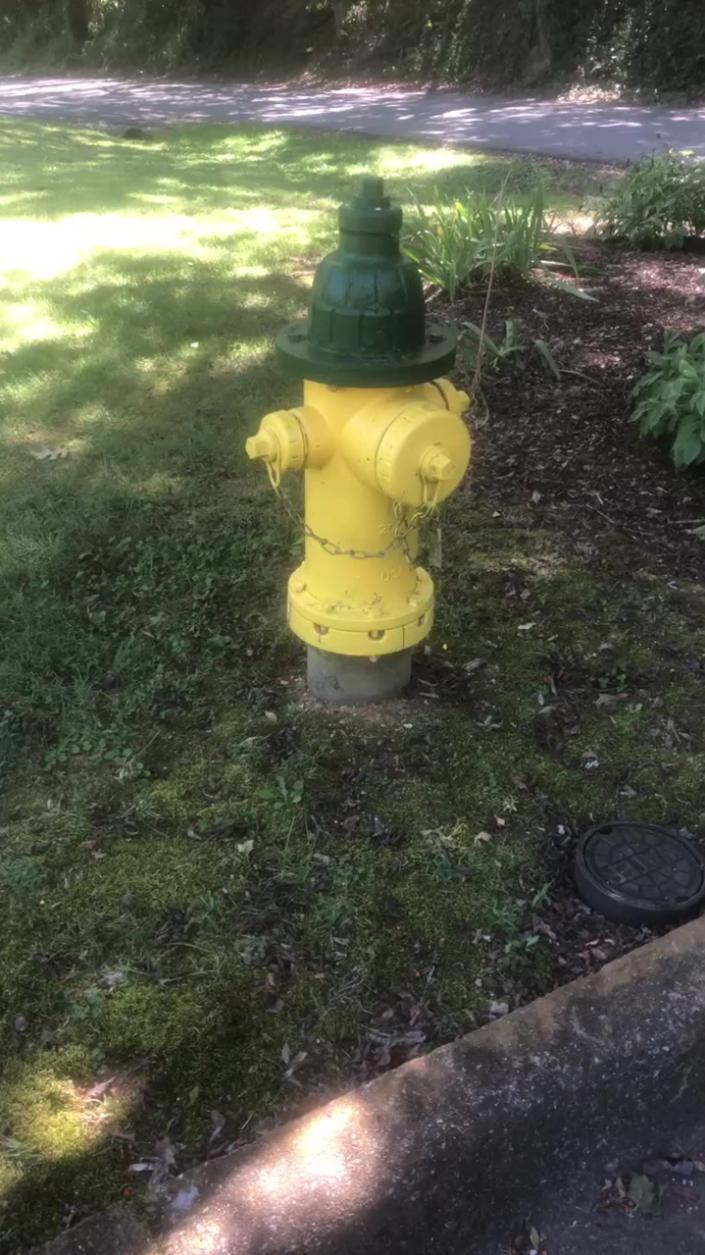
#> input picture geometry-priors/radhika-priors/frame000001.jpg, 705 x 1255 px, found by its file name
$ jupyter execute --allow-errors InitialPriorsExplorationCO3D.ipynb   (shell and % lines are left out)   (older library calls are emulated)
#> lines starting #> are read from the running program, lines starting #| are printed output that depends on the picture
[cell 1]
import torch
import kornia
import numpy as np
import matplotlib.pyplot as plt
import skimage
import cv2

[cell 2]
IMG_PATH = "/content/frame000001.jpg"

[cell 3]
img_bgr = cv2.imread(IMG_PATH)
#> img_bgr is the input picture: shape (1255, 705, 3); mean B, G, R 72.1, 89.7, 87.5
img_rgb = cv2.cvtColor(img_bgr, cv2.COLOR_BGR2RGB)
# img_gray = cv2.cvtColor(img_bgr, cv2.COLOR_BGR2GRAY)
#> (the rest of this cell did not finish here and is left out)

Sobel Edge Map (Kornia)

#> (a cell that did not finish here is left out)

[cell 5]
img = cv2.imread(IMG_PATH, cv2.IMREAD_GRAYSCALE)
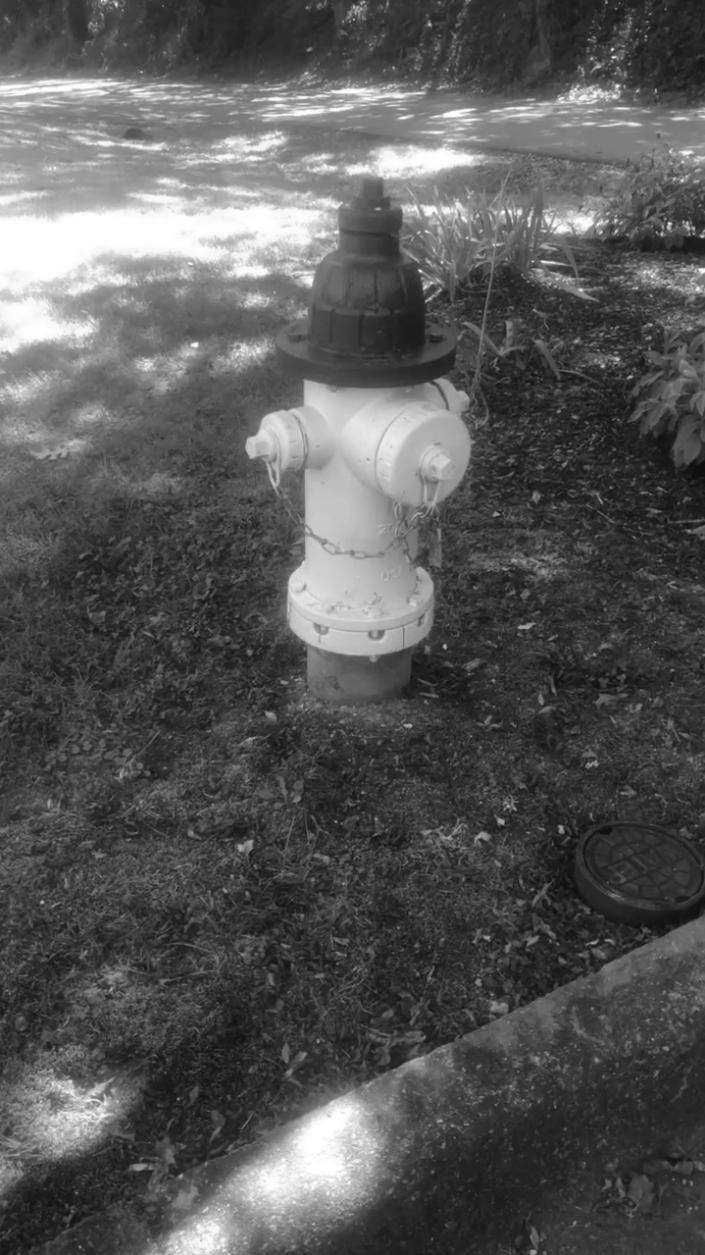
#> img: shape (1255, 705); min 12, max 255, mean 87
canny = cv2.Canny(img, 150, 200) # Two thresholds are arbitrarily chosen - needs further research.
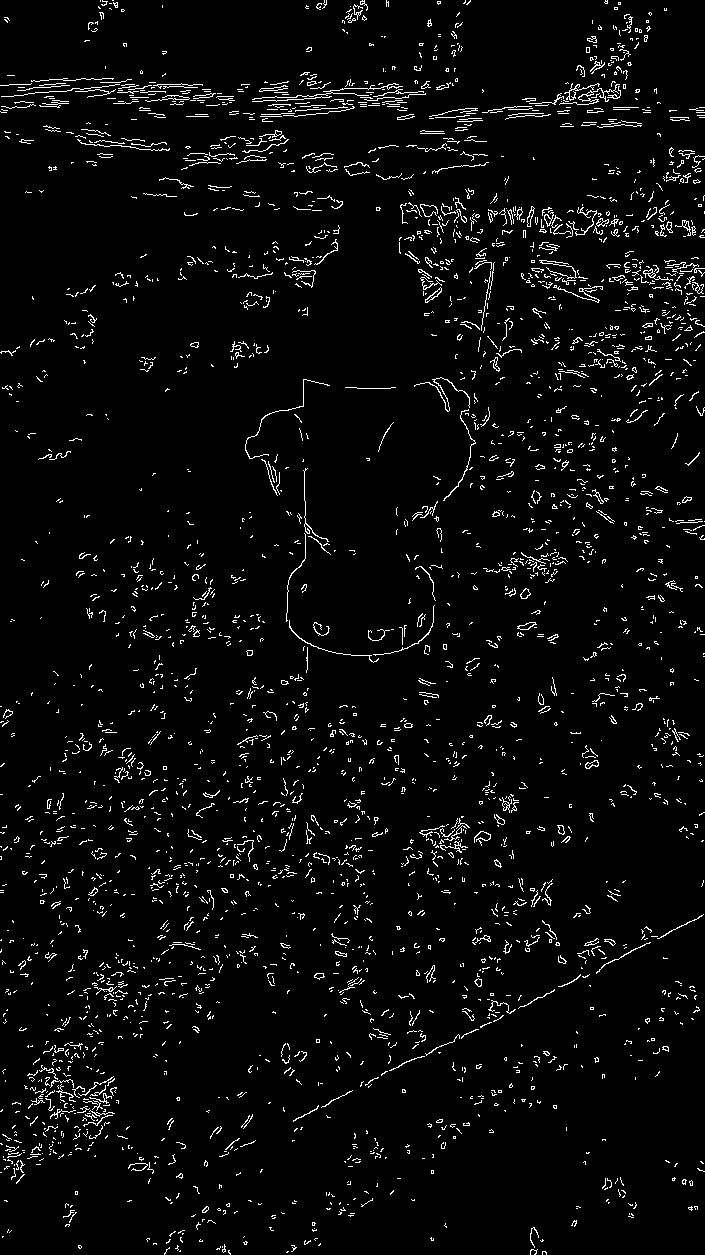
#> canny: shape (1255, 705); 3.9% white in thin lines or dots

plt.figure(figsize=(6,6))
plt.title("Canny Edge Map")
plt.imshow(canny, cmap='gray')
plt.show()

MiDaS test through Torch Hub

From https://pytorch.org/hub/intelisl_midas_v2/

[cell 6]
model_type = "DPT_Large"     # MiDaS v3 - Large     (highest accuracy, slowest inference speed)

#> (a cell that did not finish here is left out)

#> (a cell that did not finish here is left out)

[cell 9]
img = cv2.imread(IMG_PATH)
img = cv2.cvtColor(img, cv2.COLOR_BGR2RGB)

#> (the rest of this cell did not finish here and is left out)

#> (a cell that did not finish here is left out)

#> (a cell that did not finish here is left out)

#> (a cell that did not finish here is left out)

[cell 13]
# occlusion/visibility prior
import torch
from torchvision import models, transforms
from PIL import Image
import matplotlib.pyplot as plt
import numpy as np
import cv2

#> (the rest of this cell did not finish here and is left out)

## Segmentation (SAM: Facebook Model)

[cell 14]
%cd root

[cell 15]
import os

CHECKPOINT_PATH = os.path.join("weights", "sam_vit_h_4b8939.pth")
print(CHECKPOINT_PATH, "; exist:", os.path.isfile(CHECKPOINT_PATH))

## Detectron2

[cell 16]
# Detectron2 has not released pre-built binaries for the latest pytorch (https://github.com/facebookresearch/detectron2/issues/4053)
# so we install from source instead. This takes a few minutes.

# Install pre-built detectron2 that matches pytorch version, if released:
# See https://detectron2.readthedocs.io/tutorials/install.html for instructions
#!pip install detectron2 -f https://dl.fbaipublicfiles.com/detectron2/wheels/{CUDA_VERSION}/{TORCH_VERSION}/index.html

# exit(0)  # After installation, you may need to "restart runtime" in Colab. This line can also restart runtime

[cell 17]
import torch, detectron2
TORCH_VERSION = ".".join(torch.__version__.split(".")[:2])
CUDA_VERSION = torch.__version__.split("+")[-1]
print("torch: ", TORCH_VERSION, "; cuda: ", CUDA_VERSION)
print("detectron2:", detectron2.__version__)

[cell 18]
from detectron2.utils.logger import setup_logger
setup_logger()
#> (this line was passed over: detectron2 is not available in this run)
